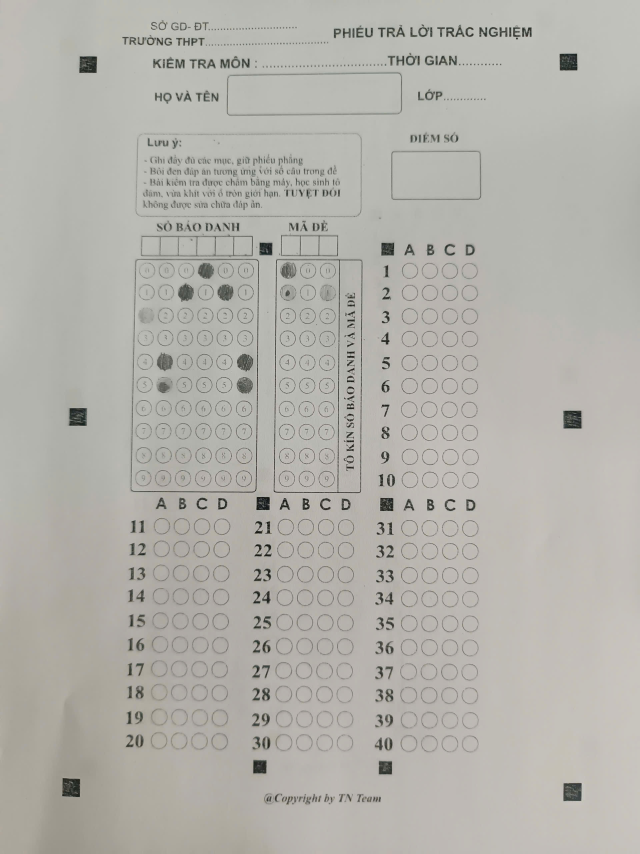
#> input picture DO_AN1/test5.jpg, 1920 x 2560 px, found by its file name (shown at 1/3 size)
$ python 'XuLyAnh_Chuan copy.py'
#> lines starting #> are read from the running program, lines starting #| are printed output that depends on the picture; after the words box and inside, x2 and y2 are one past the last pixel; in counts of white or black regions, pixels touching at a corner belong together
import cv2
import numpy as np

DEBUG_WINDOWS = False

#resize ảnh
def resize_keep_ratio(image, width=None, height=None):
    (h, w) = image.shape[:2]

    if width is None and height is None:
        return image

    if width is not None:
        ratio = width / float(w)
        dim = (width, int(h * ratio))
    else:
        ratio = height / float(h)
        dim = (int(w * ratio), height)

    return cv2.resize(image, dim, interpolation=cv2.INTER_AREA)

#tiền xử lý ban đầu
# [15 lines left out: function TienXuLyBanDau, not called in this run]


# sắp xếp 4 điểm: TL, TR, BR, BL
def chuanHoa_LeA4(pts):

    rect = np.zeros((4, 2), dtype="float32") #tạo mảng 4x2 để lưu tọa độ 4 điểm đã sắp xếp

    s = pts.sum(axis=1) #tính tổng x+y cho mỗi điểm để xác định TL và BR
    diff = np.diff(pts, axis=1) #tính hiệu x-y cho mỗi điểm để xác định TR và BL

    rect[0] = pts[np.argmin(s)] # TL có tổng nhỏ nhất
    rect[2] = pts[np.argmax(s)] # BR có tổng lớn nhất
    rect[1] = pts[np.argmin(diff)] # TR có hiệu nhỏ nhâts
    rect[3] = pts[np.argmax(diff)] # BL có hiệu lớn nhất

    return rect

# chuẩn hóa 6 mốc nhỏ theo thứ tự: TL, TR, ML, MR, BL, BR
def chuanHoa_6_MocNho(pts):
    """
    Chuẩn hóa 6 mốc nhỏ theo thứ tự:
    0: top-left, 1: top-right,
    2: mid-left, 3: mid-right,
    4: bottom-left, 5: bottom-right
    """
    pts = np.array(pts, dtype="float32")

    if len(pts) != 6:
        print("KHONG DUNG 6 MOC NHO, hien co:", len(pts))
        return None

    # Ảnh đã phối cảnh nên có thể tách 3 hàng bằng cách sort theo y
    pts_sorted_y = pts[np.argsort(pts[:, 1])]
    row_top = pts_sorted_y[0:2]
    row_mid = pts_sorted_y[2:4]
    row_bot = pts_sorted_y[4:6]

    # Mỗi hàng: trái trước, phải sau
    row_top = row_top[np.argsort(row_top[:, 0])]
    row_mid = row_mid[np.argsort(row_mid[:, 0])]
    row_bot = row_bot[np.argsort(row_bot[:, 0])]

    rect6 = np.vstack([row_top, row_mid, row_bot]).astype("float32")
    return rect6

# Tìm 4 mốc định vị trên ảnh, trả về tọa độ của chúng hoặc đã chuẩn hóa nếu tra_tam=False
def Tim_4_Moc_Dinh_Vi2(anh, gioihan_duoi=200, gioihan_tren=1000, tra_tam=False):

    gray = cv2.cvtColor(anh, cv2.COLOR_BGR2GRAY)
    tuongphan = cv2.convertScaleAbs(gray, alpha=1.6, beta=-80)
    # cv2.imshow("tuong phan", resize_keep_ratio(tuongphan.copy(), height=750))
    # cv2.waitKey(0)

    blur = cv2.GaussianBlur(tuongphan, (5, 5), 0)

    thresh = cv2.adaptiveThreshold(
        blur,
        255,
        cv2.ADAPTIVE_THRESH_GAUSSIAN_C,
        cv2.THRESH_BINARY_INV,
        81,
        30,
    )

    # tạm tắt
    cv2.imshow("adaptive threshold", resize_keep_ratio(thresh.copy(), height=750))
    cv2.waitKey(0)

    cnts = cv2.findContours(thresh, cv2.RETR_LIST, cv2.CHAIN_APPROX_SIMPLE)
    cnts = cnts[0] if len(cnts) == 2 else cnts[1]

    centers = []

    for contour in cnts:
        area = cv2.contourArea(contour) #tính diện tích contour

        if not (gioihan_duoi < area < gioihan_tren):
            continue

        hull = cv2.convexHull(contour) #
        hull_area = cv2.contourArea(hull) #

        if hull_area == 0:
            continue

        solidity = float(area) / hull_area
        if solidity < 0.8:
            continue

        peri = cv2.arcLength(contour, True) #tính chu vi contour
        approx = cv2.approxPolyDP(contour, 0.02 * peri, True) #xấp xỉ đa giác

        if not (4 <= len(approx) <= 5): #chỉ chấp nhận contour có 4 hoặc 5 điểm xấp xỉ
            continue

        moments = cv2.moments(approx) # tính moment của contour để tìm tâm
        if moments["m00"] == 0:
            continue

        cx = int(moments["m10"] / moments["m00"]) #tính tọa độ x của tâm contour
        cy = int(moments["m01"] / moments["m00"]) #tính tọa độ y của tâm contour

        centers.append((cx, cy))

    print("TOA DO CAC MOC DINH VI TIM DC:")
    print(centers)
    print("---------------------------------")

    output = anh.copy() #vẽ các mốc định vị lên ảnh để debug
    for (cx, cy) in centers:
        cv2.circle(output, (cx, cy), 5, (0, 255, 255), -1)

    # tạm tắt
    # _show_debug_image("cac moc dinh vi", resize_keep_ratio(output, height=750))

    if tra_tam:
        return centers

    pts_4 = np.array(centers, dtype="float32") #chuyển đổi danh sách tọa độ thành mảng numpy kiểu float32 để chuẩn hóa

    if len(pts_4) < 4:
        print("KHONG DU 4 MOC, chi co:", len(pts_4))
        return None

    return chuanHoa_LeA4(pts_4)


def PhoiCanh(pst, original_img):
    (tl, tr, br, bl) = pst

    widthA = np.linalg.norm(br - bl)
    widthB = np.linalg.norm(tr - tl)
    maxWidth = int(max(widthA, widthB))

    heightA = np.linalg.norm(tr - br)
    heightB = np.linalg.norm(tl - bl)
    maxHeight = int(max(heightA, heightB))

    dst = np.array(
        [
            [-8, -8],
            [maxWidth + 8, -8],
            [maxWidth + 8, maxHeight + 8],
            [-8, maxHeight + 8],
        ],
        dtype="float32",
    )

    matrix = cv2.getPerspectiveTransform(pst, dst)
    warped = cv2.warpPerspective(original_img, matrix, (maxWidth, maxHeight))

    # tạm tắt
    # _show_debug_image("anh da phoi canh", resize_keep_ratio(warped, height=750))

    return warped


#hàm tính điểm số của một cell SBD bằng cách đếm số pixel trắng (255) trong cell đó, trả về điểm số
def tinh_score_o(cell):
    score = cv2.countNonZero(cell)
    return score

# [361 lines left out: functions XuLySOBAODANH, XuLyMADE, XuLyDAPAN, lay_HoTen_Lop, not called in this run]


def XuLyAnh(img_path):
#> called with img_path = 'DO_AN1/test5.jpg'
    img = cv2.imread(img_path) #đọc ảnh
#> img is the input picture: shape (2560, 1920, 3); mean B, G, R 171.5, 177.6, 179.2
    if img is None:
        raise ValueError(f"Khong doc duoc anh: {img_path}")

    resized = resize_keep_ratio(img, height=1280) #resize

    moc = Tim_4_Moc_Dinh_Vi2(resized) #tìm vị trí 4 mốc lớn
#> in Tim_4_Moc_Dinh_Vi2, `tuongphan = cv2.convertScaleAbs(gray, alpha=1.6, beta=-80)`:
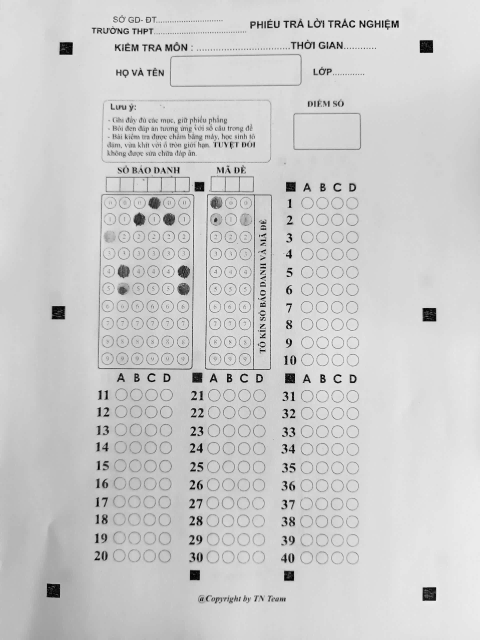
#> tuongphan: shape (1280, 960) (shown at 1/2 size); min 0, max 246, mean 203.8
#> in Tim_4_Moc_Dinh_Vi2, `thresh = cv2.adaptiveThreshold( blur, 255, cv2.ADAPTIVE_THRESH_GAUSSIA..`:
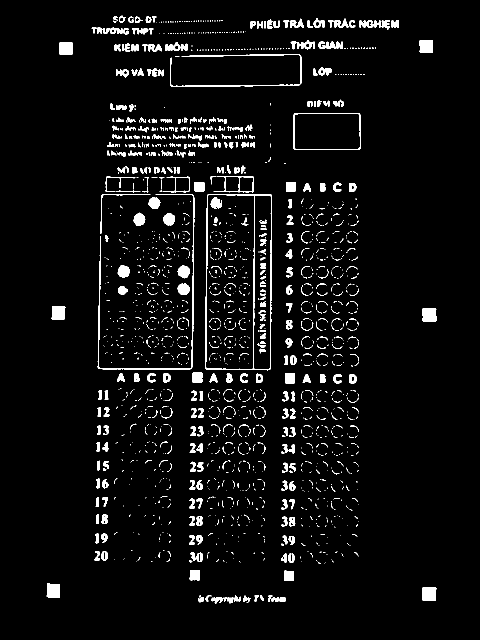
#> thresh: shape (1280, 960) (shown at 1/2 size); 4.5% white; 1762 white regions (1347 under 20 px)
#> call 2 of resize_keep_ratio, with height = 750
#> in resize_keep_ratio (call 2), `return cv2.resize(image, dim, interpolation=cv2.INTER_AREA)`:
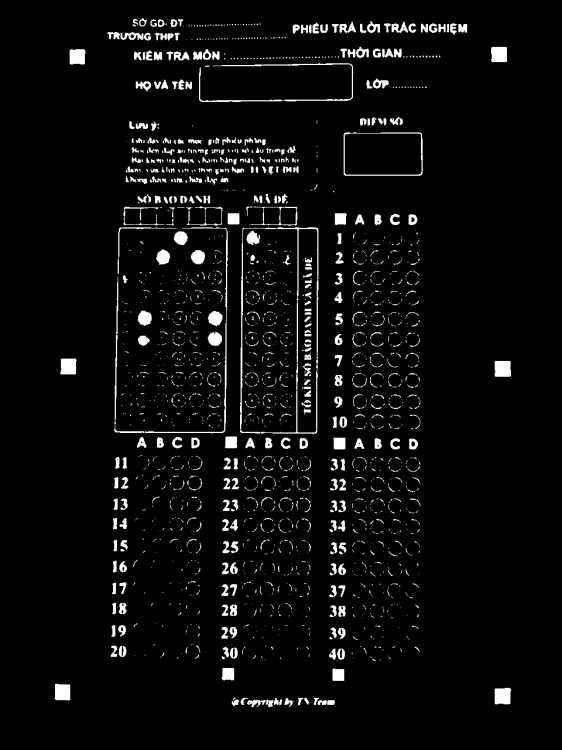
#> returned value: shape (750, 562); min 0, max 255, mean 11.5
#> in Tim_4_Moc_Dinh_Vi2, `cnts = cv2.findContours(thresh, cv2.RETR_LIST, cv2.CHAIN_APPROX_SIMPLE)`: cnts = 1823 contours, 1503 with area under 20; largest, box (x1, y1, x2, y2) and area: (410, 388, 544, 741) 45548, (411, 389, 509, 739) 32664, (507, 390, 543, 739) 11435, (587, 226, 722, 300) 9710, (588, 227, 721, 299) 9302
#> the loop in Tim_4_Moc_Dinh_Vi2, `for contour in cnts:` made 1823 passes
#> area on passes 2, 3, 5: 79.5, 73, 70
#> after the loop in Tim_4_Moc_Dinh_Vi2, `for contour in cnts:`: centers = [(858, 1187), (106, 1180), (577, 1151), (388, 1150), (579, 756), (394, 754), (858, 628), (116, 624), (581, 373), (398, 372), (491, 368), (131, 96), (852, 92)]
#| [(858, 1187), (106, 1180), (577, 1151), (388, 1150), (579, 756), (394, 754), (858, 628), (116, 624), (581, 373), (398, 372), (491, 368), (131, 96), (852, 92)]
#> the loop in Tim_4_Moc_Dinh_Vi2, `for (cx, cy) in centers:` made 13 passes
#> after the loop in Tim_4_Moc_Dinh_Vi2, `for (cx, cy) in centers:`:
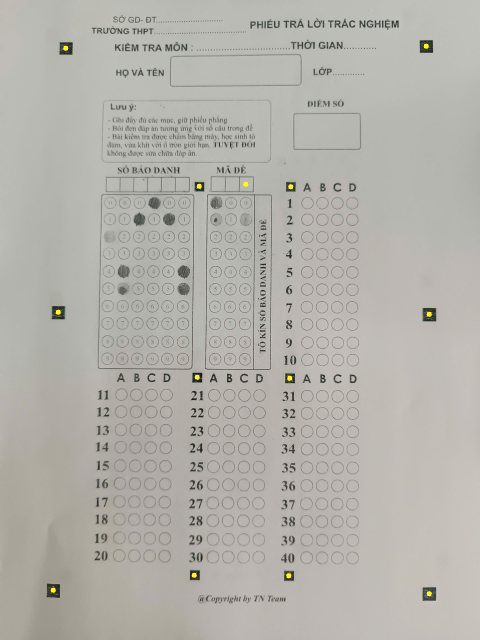
#> output: shape (1280, 960, 3) (shown at 1/2 size); mean B, G, R 171.4, 177.8, 179.3
#> in Tim_4_Moc_Dinh_Vi2, `pts_4 = np.array(centers, dtype="float32")`: pts_4 = 13 rows, first 8: [858, 1187], [106, 1180], [577, 1151], [388, 1150], [579, 756], [394, 754], [858, 628], [116, 624]
#> in chuanHoa_LeA4, `s = pts.sum(axis=1)`: s = [2045, 1286, 1728, 1538, 1335, 1148, 1486, 740, 954, 770, 859, 227, 944]
#> in chuanHoa_LeA4, `diff = np.diff(pts, axis=1)`: diff = [329, 1074, 574, 762, 177, 360, -230, 508, -208, -26, -123, -35, -760]
#> moc = [[131, 96], [852, 92], [858, 1187], [106, 1180]]
    if moc is None:
        raise ValueError("Khong tim du 4 moc")

    warped = PhoiCanh(moc, resized) #cắt vào 4 mốc lớn
#> in PhoiCanh, `(tl, tr, br, bl) = pst`: tl = [131, 96]; tr = [852, 92]; br = [858, 1187]; bl = [106, 1180]
#> in PhoiCanh, `widthA = np.linalg.norm(br - bl)`: widthA = 752
#> in PhoiCanh, `widthB = np.linalg.norm(tr - tl)`: widthB = 721
#> in PhoiCanh, `maxWidth = int(max(widthA, widthB))`: maxWidth = 752
#> in PhoiCanh, `heightA = np.linalg.norm(tr - br)`: heightA = 1095
#> in PhoiCanh, `heightB = np.linalg.norm(tl - bl)`: heightB = 1084.3
#> in PhoiCanh, `maxHeight = int(max(heightA, heightB))`: maxHeight = 1095
#> in PhoiCanh, `dst = np.array( [ [-8, -8], [maxWidth + 8, -8], [maxWidth + 8, maxHeig..`: dst = [[-8, -8], [760, -8], [760, 1103], [-8, 1103]]
#> in PhoiCanh, `matrix = cv2.getPerspectiveTransform(pst, dst)`: matrix = [[1.08, 0.0246, -152.1], [0.00585, 1.07, -112], [1.4e-05, 4.01e-05, 1]]

    #tìm 6 mốc nhỏ
    cacMocNho = Tim_4_Moc_Dinh_Vi2( warped, gioihan_duoi=300, gioihan_tren=600, tra_tam=True)
#> call 2 of Tim_4_Moc_Dinh_Vi2, with gioihan_duoi = 300, gioihan_tren = 600, tra_tam = True
#> in Tim_4_Moc_Dinh_Vi2 (call 2), `tuongphan = cv2.convertScaleAbs(gray, alpha=1.6, beta=-80)`:
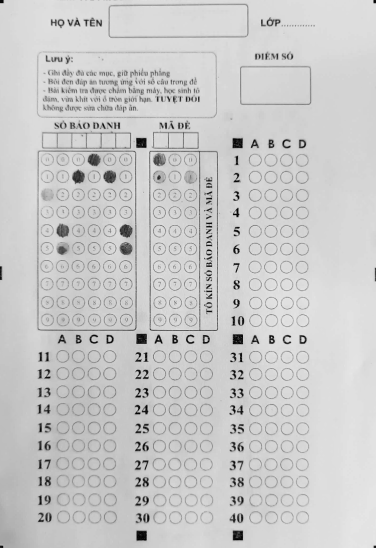
#> tuongphan: shape (1095, 752) (shown at 1/2 size); min 0, max 237, mean 201.7
#> call 3 of resize_keep_ratio, with height = 750
#> in resize_keep_ratio (call 3), `return cv2.resize(image, dim, interpolation=cv2.INTER_AREA)`:
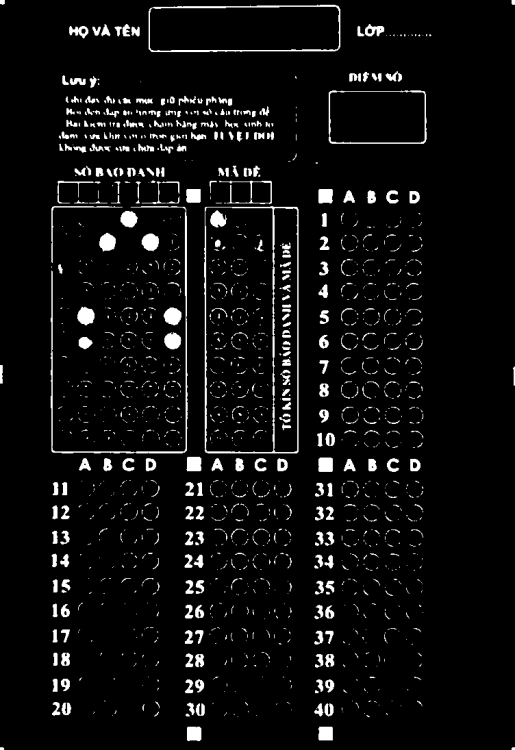
#> returned value: shape (750, 515); min 0, max 255, mean 14
#> in Tim_4_Moc_Dinh_Vi2 (call 2), `cnts = cv2.findContours(thresh, cv2.RETR_LIST, cv2.CHAIN_APPROX_SIMPLE)`: cnts = 1534 contours, 1270 with area under 20; largest, box (x1, y1, x2, y2) and area: (298, 301, 436, 662) 48858, (299, 302, 400, 661) 34994, (217, 7, 497, 76) 18294, (218, 9, 496, 75) 17336, (399, 303, 435, 661) 12220
#> the loop in Tim_4_Moc_Dinh_Vi2 (call 2), `for contour in cnts:` made 1534 passes
#> area on passes 24, 25, 27: 127, 102.5, 117.5
#> after the loop in Tim_4_Moc_Dinh_Vi2 (call 2), `for contour in cnts:`: centers = [(475, 1070), (474, 677), (282, 677), (475, 286), (282, 285)]
#| [(475, 1070), (474, 677), (282, 677), (475, 286), (282, 285)]
#> the loop in Tim_4_Moc_Dinh_Vi2 (call 2), `for (cx, cy) in centers:` made 5 passes
#> after the loop in Tim_4_Moc_Dinh_Vi2 (call 2), `for (cx, cy) in centers:`:
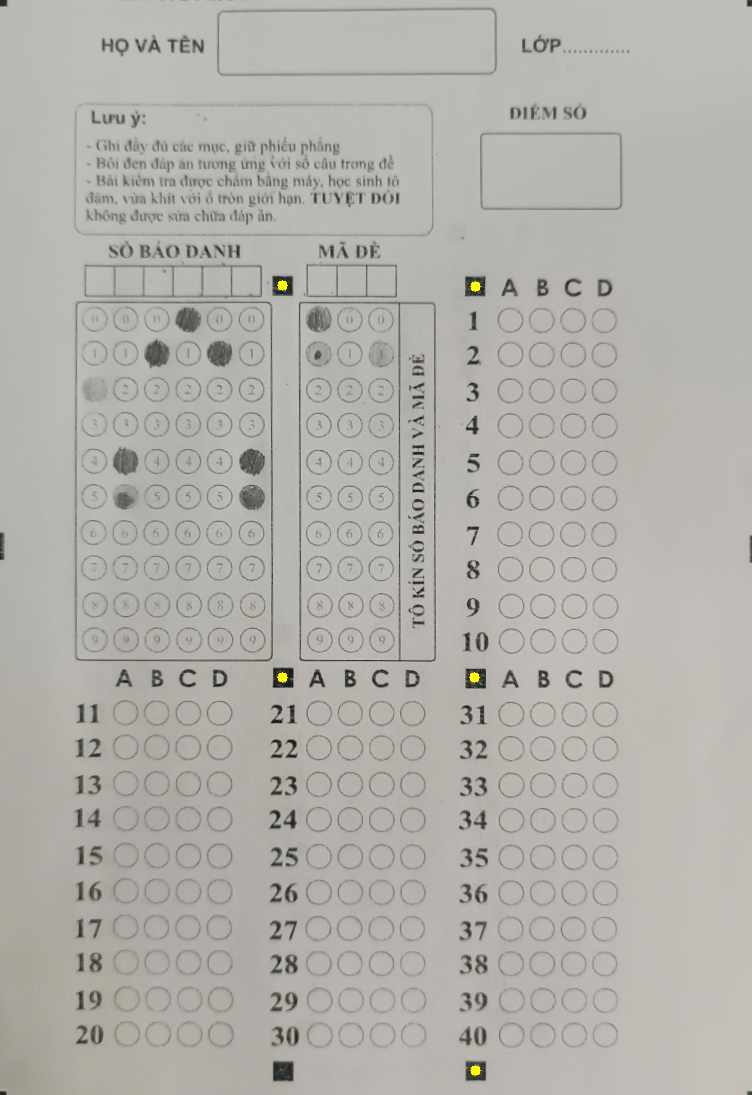
#> output: shape (1095, 752, 3); mean B, G, R 170.4, 176.3, 177.9
#> cacMocNho has the same summary as centers in Tim_4_Moc_Dinh_Vi2

    cacMocNho = chuanHoa_6_MocNho(cacMocNho) # sắp xếp 6 mốc nhỏ: TL, TR, ML, MR, BL, BR
#> in chuanHoa_6_MocNho, `pts = np.array(pts, dtype="float32")`: pts = [[475, 1070], [474, 677], [282, 677], [475, 286], [282, 285]]
#| KHONG DUNG 6 MOC NHO, hien co: 5
    if cacMocNho is None:
#> (the run stopped early here; a loop or call above may not have finished)
